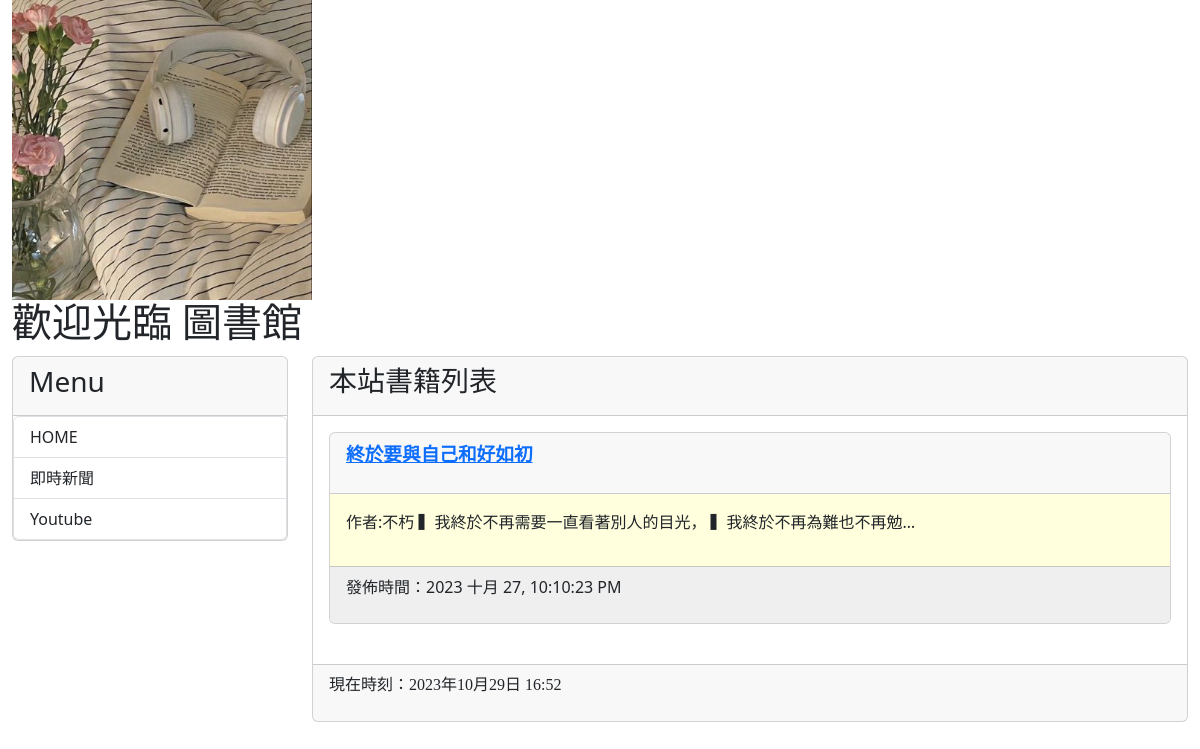
Before: / with the older database file.
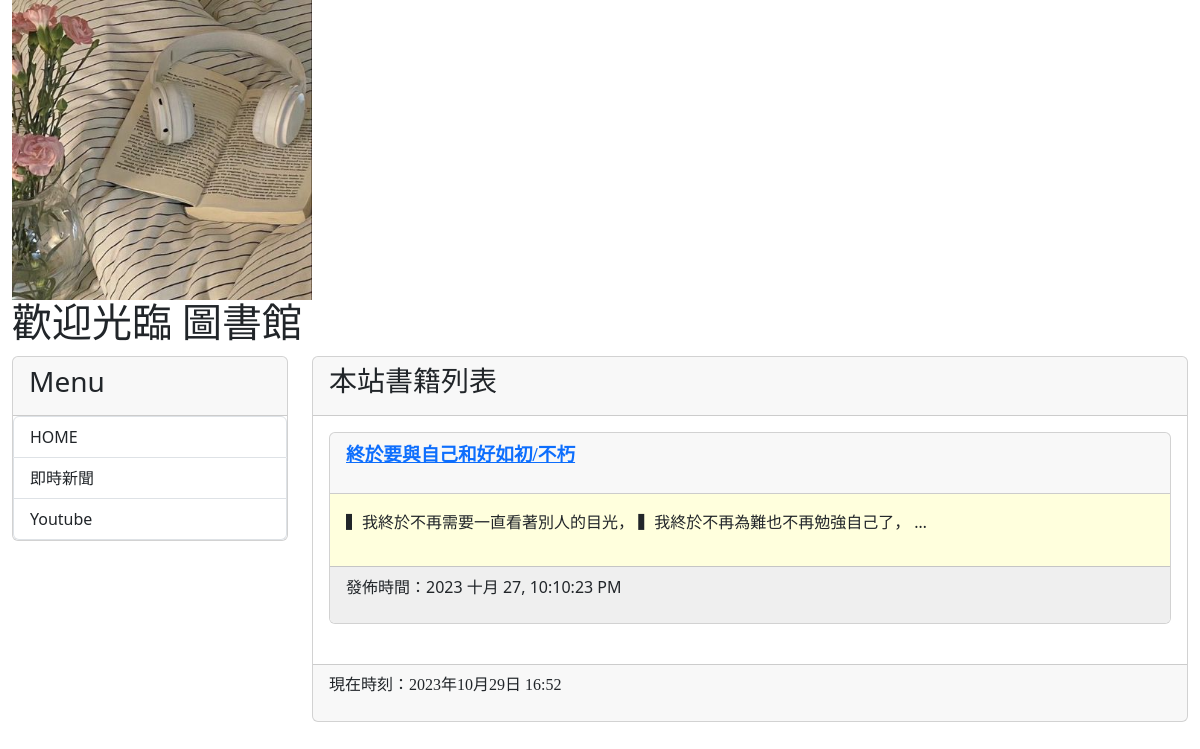
After: the same page with the newer database file.
### mysite/models.py (models this page shows, shortened)
class Post(models.Model):
    title = models.CharField(max_length=200)
    slug = models.CharField(max_length=200)
    body = models.TextField()
    pub_date = models.DateTimeField(auto_now_add=True)
    class Meta:
        ordering = ('-pub_date',)

### mysite/views.py (the view)
# urls.py: path('',mv.homepage,name="homepage"),#網址啥都不打就先連到homepage這裡  如果上面import的方法改成備註的那樣 那這邊的逗號後面打homepage
def homepage(request):
    posts = Post.objects.all()
    now = datetime.now()
    return render(request, 'index.html', locals())

### templates/index.html (shortened to what this page needs)
{% extends 'base.html' %}
{% block headmessage %}
    <h3 style='font-family:標楷體;'>本站書籍列表</a>
{% endblock %}
{% block content %}
{% for post in posts %}
<div class='card'>
    <div class='card-header'>
        <p style='font-family:微軟正黑體;font-size:14pt;font-weight:bold;'>
            <a href='/post/{{post.slug}}'>{{ post.title }}</a>
        </p>
    </div>
    <div class='card-body' style='background-color:#ffffdd'>
        <p>
            {{ post.body | truncatechars:40 }}
        </p>
    </div>
    <div class='card-footer'  style='background-color:#efefef'>
        <p>
            發佈時間：{{ post.pub_date | date:"Y M d, h:m:s A"}}
        </p>
    </div>
</div>
<br>
{% endfor %}
{% endblock %}

### templates/base.html (shortened to what this page needs)
<!DOCTYPE>
<html>
    <head>
        <link href="https://cdn.jsdelivr.net/npm/bootstrap@5.3.2/dist/css/bootstrap.min.css" rel="stylesheet">
    </head>
    <body>
        <div class="container-fluid">
            {% include "header.html" %}
            <div class="row">
                <div class="col-sm-3 col-md-3">
                    <div class="card">
                        <div class="card-header">
                            <h3>Menu</h3>
                        </div>
                        <div calss="card-body">
                            <div class="list-group">
                                <a href='/' class="list-group-item">HOME</a>
                                <a href='https://google.com/news ' class="list-group-item">即時新聞</a>
                                <a href='https://youtube.com/' class="list-group-item">Youtube</a>
                            </div>
                        </div>
                    </div>
                </div>
                <div class="col-sm-9 col-md-9">
                    <div class="card">
                        <div class="card-header">
                            {% block headmessage %}{% endblock %}
                        </div>
                        <div class="card-body">
                            {% block content %} {% endblock %}
                        </div>
                        <div class="card-footer">
                            {% include 'footer.html' %}
                        </div>
                    </div>
                </div>
            </div>
        </div>
    </body>
</html>

### templates/header.html
{% load static %}
<div class='well'>
    <img src="{% static "images/pic2.jpg" %}"width="300" height="300" >
</div>
<h1 style="font-family:微軟正黑體;">歡迎光臨 圖書館</h1>

### templates/footer.html
{% block footer %}
    {% if now %}
    <p style='font-family:微軟正黑體;'>現在時刻：{{ now }}</p>
    {% else %}
    <p style='font-family:微軟正黑體;'>本文內容取自網路，如有侵權請來信通知下架...</p>
    {% endif %}
{% endblock %}

Changed rows visible on the page:
changed Post: title "終於要與自己和好如初" → "終於要與自己和好如初/不朽"; body "作者:不朽 ▍我終於不再需要一直看著別人的目光， ▍我終於不再為難也不再勉…" → "▍我終於不再需要一直看著別人的目光， ▍我終於不再為難也不再勉強自己了， …"
